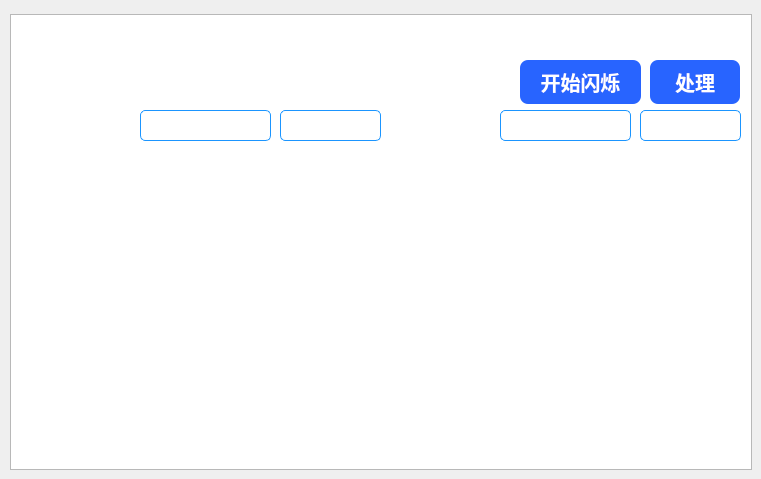
    <widget class="QWidget" name="page_require">
     <property name="toolTipDuration">
      <number>-1</number>
     </property>
     <property name="styleSheet">
      <string notr="true"/>
     </property>
     <widget class="QListView" name="listView_8">
      <property name="geometry">
       <rect>
        <x>10</x>
        <y>14</y>
        <width>742</width>
        <height>456</height>
       </rect>
      </property>
      <property name="styleSheet">
       <string notr="true">background-image: url(:多功能智能查房系统/需求.png);</string>
      </property>
     </widget>
     <widget class="QLabel" name="label_req">
      <property name="geometry">
       <rect>
        <x>60</x>
        <y>75</y>
        <width>471</width>
        <height>20</height>
       </rect>
      </property>
      <property name="styleSheet">
       <string notr="true">width: 87px;
    height: 28px;
    font-weight: 400;
    font-size: 20px;
    color: #FFFFFF;
    line-height: 28px;
    letter-spacing: 1px;
    text-align: left;
    font-style: normal;</string>
      </property>
      <property name="text">
       <string>请等待患者响应...</string>
      </property>
     </widget>
     <widget class="QPushButton" name="pushButton_do">
      <property name="geometry">
       <rect>
        <x>650</x>
        <y>60</y>
        <width>90</width>
        <height>44</height>
       </rect>
      </property>
      <property name="minimumSize">
       <size>
        <width>80</width>
        <height>40</height>
       </size>
      </property>
      <property name="styleSheet">
       <string notr="true">QPushButton {
    width: 90px;
    height: 44px;
    background: #2864FF;
    border-radius: 8px;
}

QPushButton {
    font-family: PingFangSC, PingFang SC;
    font-weight: 500;
    font-size: 20px;
    color: #FFFFFF;
    line-height: 28px;
    text-align: center;
    font-style: normal;
}
QPushButton:hover {
margin: 1px 0 0 1px; /* 向左下角移动1像素 */
}
QPushButton:pressed {
margin: 2px 0 0 2px; /* 向左下角移动2像素 */
}</string>
      </property>
      <property name="text">
       <string>处理</string>
      </property>
     </widget>
     <widget class="QPushButton" name="pushButton_ready_req">
      <property name="enabled">
       <bool>true</bool>
      </property>
      <property name="geometry">
       <rect>
        <x>520</x>
        <y>60</y>
        <width>121</width>
        <height>44</height>
       </rect>
      </property>
      <property name="minimumSize">
       <size>
        <width>80</width>
        <height>40</height>
       </size>
      </property>
      <property name="styleSheet">
       <string notr="true">QPushButton {
    width: 90px;
    height: 44px;
    background: #2864FF;
    border-radius: 8px;
}

QPushButton {
    font-family: PingFangSC, PingFang SC;
    font-weight: 500;
    font-size: 20px;
    color: #FFFFFF;
    line-height: 28px;
    text-align: center;
    font-style: normal;
}
QPushButton:hover {
margin: 1px 0 0 1px; /* 向左下角移动1像素 */
}
QPushButton:pressed {
margin: 2px 0 0 2px; /* 向左下角移动2像素 */
}</string>
      </property>
      <property name="text">
       <string>开始闪烁</string>
      </property>
     </widget>
     <widget class="QLabel" name="label_req_plot">
      <property name="geometry">
       <rect>
        <x>60</x>
        <y>160</y>
        <width>641</width>
        <height>261</height>
       </rect>
      </property>
      <property name="text">
       <string/>
      </property>
     </widget>
     <widget class="QDateEdit" name="date_edit_start">
      <property name="geometry">
       <rect>
        <x>140</x>
        <y>110</y>
        <width>131</width>
        <height>31</height>
       </rect>
      </property>
      <property name="styleSheet">
       <string notr="true">QDateEdit {
    width: 300px;
    height: 40px;
    background-color: rgba(0, 35, 105, 0);
    box-shadow: 0px 2px 4px 0px rgba(79, 151, 214, 0.33);
    border: 1px solid rgba(27, 149, 255, 1);
    border-radius: 5px;
    padding-left: 10px;
    padding-right: 10px;
    color: rgba(255, 255, 255, 1); /* 输入文本颜色 */
    font-size: 16px;
}

QDateEdit:hover {
    border: 2px solid rgba(79, 151, 214, 1); /* 鼠标悬停时的边框颜色 */
    box-shadow: 0px 4px 8px 0px rgba(79, 151, 214, 0.5); /* 鼠标悬停时的阴影效果 */
}

QDateEdit:focus {
    border: 3px solid rgba(27, 149, 255, 1); /* 获得焦点时的边框颜色 */
    box-shadow: 0px 4px 8px 0px rgba(27, 149, 255, 0.5); /* 获得焦点时的阴影效果 */
    background-color: rgba(0, 35, 105, 1); /* 聚焦时背景变为不透明 */
}

QDateEdit:disabled {
    background-color: rgba(0, 35, 105, 0.3); /* 禁用时的背景颜色 */
    border: 1px solid rgba(27, 149, 255, 0.3); /* 禁用时的边框颜色 */
    color: rgba(152, 207, 255, 0.5); /* 禁用时的文本颜色 */
}

QDateEdit:focus:!hover {
    background-color: rgba(0, 35, 105, 0.9); /* 聚焦时没有悬停时背景色 */
}

QDateEdit:invalid {
    border: 1px solid rgba(255, 0, 0, 1); /* 输入无效时的边框颜色 */
    box-shadow: 0px 4px 8px 0px rgba(255, 0, 0, 0.5); /* 输入无效时的阴影效果 */
}
</string>
      </property>
     </widget>
     <widget class="QDateEdit" name="date_edit_end">
      <property name="geometry">
       <rect>
        <x>500</x>
        <y>110</y>
        <width>131</width>
        <height>31</height>
       </rect>
      </property>
      <property name="styleSheet">
       <string notr="true">QDateEdit {
    width: 300px;
    height: 40px;
    background-color: rgba(0, 35, 105, 0);
    box-shadow: 0px 2px 4px 0px rgba(79, 151, 214, 0.33);
    border: 1px solid rgba(27, 149, 255, 1);
    border-radius: 5px;
    padding-left: 10px;
    padding-right: 10px;
    color: rgba(255, 255, 255, 1); /* 输入文本颜色 */
    font-size: 16px;
}

QDateEdit:hover {
    border: 2px solid rgba(79, 151, 214, 1); /* 鼠标悬停时的边框颜色 */
    box-shadow: 0px 4px 8px 0px rgba(79, 151, 214, 0.5); /* 鼠标悬停时的阴影效果 */
}

QDateEdit:focus {
    border: 3px solid rgba(27, 149, 255, 1); /* 获得焦点时的边框颜色 */
    box-shadow: 0px 4px 8px 0px rgba(27, 149, 255, 0.5); /* 获得焦点时的阴影效果 */
    background-color: rgba(0, 35, 105, 1); /* 聚焦时背景变为不透明 */
}

QDateEdit:disabled {
    background-color: rgba(0, 35, 105, 0.3); /* 禁用时的背景颜色 */
    border: 1px solid rgba(27, 149, 255, 0.3); /* 禁用时的边框颜色 */
    color: rgba(152, 207, 255, 0.5); /* 禁用时的文本颜色 */
}

QDateEdit:focus:!hover {
    background-color: rgba(0, 35, 105, 0.9); /* 聚焦时没有悬停时背景色 */
}

QDateEdit:invalid {
    border: 1px solid rgba(255, 0, 0, 1); /* 输入无效时的边框颜色 */
    box-shadow: 0px 4px 8px 0px rgba(255, 0, 0, 0.5); /* 输入无效时的阴影效果 */
}
</string>
      </property>
     </widget>
     <widget class="QTimeEdit" name="time_edit_start">
      <property name="geometry">
       <rect>
        <x>280</x>
        <y>110</y>
        <width>101</width>
        <height>31</height>
       </rect>
      </property>
      <property name="styleSheet">
       <string notr="true">QTimeEdit {
    width: 300px;
    height: 40px;
    background-color: rgba(0, 35, 105, 0);
    box-shadow: 0px 2px 4px 0px rgba(79, 151, 214, 0.33);
    border: 1px solid rgba(27, 149, 255, 1);
    border-radius: 5px;
    padding-left: 10px;
    padding-right: 10px;
    color: rgba(255, 255, 255, 1); /* 输入文本颜色 */
    font-size: 16px;
}

QTimeEdit:hover {
    border: 2px solid rgba(79, 151, 214, 1); /* 鼠标悬停时的边框颜色 */
    box-shadow: 0px 4px 8px 0px rgba(79, 151, 214, 0.5); /* 鼠标悬停时的阴影效果 */
}

QTimeEdit:focus {
    border: 3px solid rgba(27, 149, 255, 1); /* 获得焦点时的边框颜色 */
    box-shadow: 0px 4px 8px 0px rgba(27, 149, 255, 0.5); /* 获得焦点时的阴影效果 */
    background-color: rgba(0, 35, 105, 1); /* 聚焦时背景变为不透明 */
}
QTimeEdit:disabled {
    background-color: rgba(0, 35, 105, 0.3); /* 禁用时的背景颜色 */
    border: 1px solid rgba(27, 149, 255, 0.3); /* 禁用时的边框颜色 */
    color: rgba(152, 207, 255, 0.5); /* 禁用时的文本颜色 */
}

QTimeEdit:focus:!hover {
    background-color: rgba(0, 35, 105, 0.9); /* 聚焦时没有悬停时背景色 */
}

QTimeEdit:invalid {
    border: 1px solid rgba(255, 0, 0, 1); /* 输入无效时的边框颜色 */
    box-shadow: 0px 4px 8px 0px rgba(255, 0, 0, 0.5); /* 输入无效时的阴影效果 */
}
</string>
      </property>
     </widget>
     <widget class="QTimeEdit" name="time_edit_end">
      <property name="geometry">
       <rect>
        <x>640</x>
        <y>110</y>
        <width>101</width>
        <height>31</height>
       </rect>
      </property>
      <property name="styleSheet">
       <string notr="true">QTimeEdit {
    width: 300px;
    height: 40px;
    background-color: rgba(0, 35, 105, 0);
    box-shadow: 0px 2px 4px 0px rgba(79, 151, 214, 0.33);
    border: 1px solid rgba(27, 149, 255, 1);
    border-radius: 5px;
    padding-left: 10px;
    padding-right: 10px;
    color: rgba(255, 255, 255, 1); /* 输入文本颜色 */
    font-size: 16px;
}

QTimeEdit:hover {
    border: 2px solid rgba(79, 151, 214, 1); /* 鼠标悬停时的边框颜色 */
    box-shadow: 0px 4px 8px 0px rgba(79, 151, 214, 0.5); /* 鼠标悬停时的阴影效果 */
}

QTimeEdit:focus {
    border: 3px solid rgba(27, 149, 255, 1); /* 获得焦点时的边框颜色 */
    box-shadow: 0px 4px 8px 0px rgba(27, 149, 255, 0.5); /* 获得焦点时的阴影效果 */
    background-color: rgba(0, 35, 105, 1); /* 聚焦时背景变为不透明 */
}
QTimeEdit:disabled {
    background-color: rgba(0, 35, 105, 0.3); /* 禁用时的背景颜色 */
    border: 1px solid rgba(27, 149, 255, 0.3); /* 禁用时的边框颜色 */
    color: rgba(152, 207, 255, 0.5); /* 禁用时的文本颜色 */
}

QTimeEdit:focus:!hover {
    background-color: rgba(0, 35, 105, 0.9); /* 聚焦时没有悬停时背景色 */
}

QTimeEdit:invalid {
    border: 1px solid rgba(255, 0, 0, 1); /* 输入无效时的边框颜色 */
    box-shadow: 0px 4px 8px 0px rgba(255, 0, 0, 0.5); /* 输入无效时的阴影效果 */
}
</string>
      </property>
     </widget>
     <widget class="QLabel" name="label_req_2">
      <property name="geometry">
       <rect>
        <x>60</x>
        <y>110</y>
        <width>71</width>
        <height>31</height>
       </rect>
      </property>
      <property name="font">
       <font>
        <family>PingFangSC</family>
        <pointsize>-1</pointsize>
        <italic>false</italic>
        <bold>false</bold>
       </font>
      </property>
      <property name="styleSheet">
       <string notr="true">	width: 87px;
    height: 28px;

    font-weight: 400;
    font-size: 15px;
    color: #FFFFFF;
    line-height: 28px;
    letter-spacing: 1px;
    text-align: left;
    font-style: normal;</string>
      </property>
      <property name="text">
       <string>开始时间：</string>
      </property>
     </widget>
     <widget class="QLabel" name="label_req_3">
      <property name="geometry">
       <rect>
        <x>420</x>
        <y>110</y>
        <width>71</width>
        <height>31</height>
       </rect>
      </property>
      <property name="font">
       <font>
        <family>PingFangSC</family>
        <pointsize>-1</pointsize>
        <italic>false</italic>
        <bold>false</bold>
       </font>
      </property>
      <property name="styleSheet">
       <string notr="true">	width: 87px;
    height: 28px;
    font-weight: 400;
    font-size: 15px;
    color: #FFFFFF;
    line-height: 28px;
    letter-spacing: 1px;
    text-align: left;
    font-style: normal;</string>
      </property>
      <property name="text">
       <string>结束时间：</string>
      </property>
     </widget>
    </widget>
